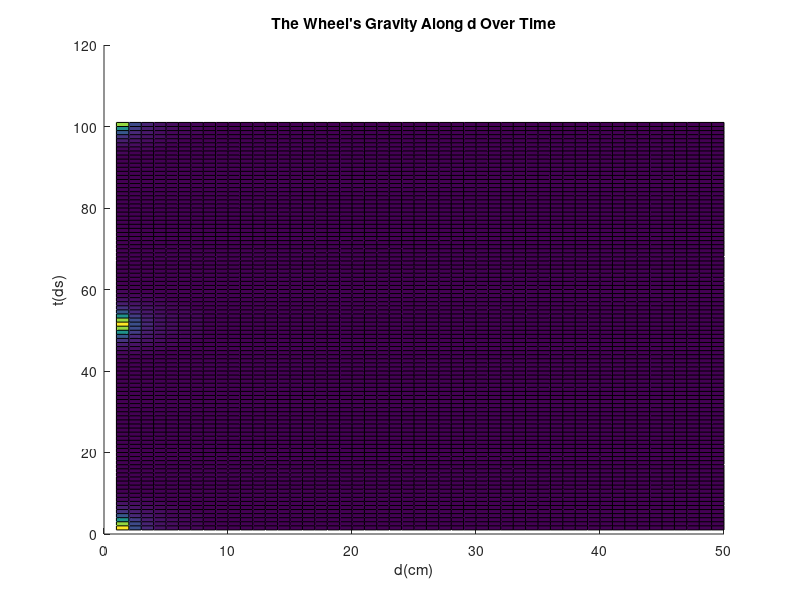

Reproduce this figure in MATLAB.
clear
close all
clc

%define masses (kg)
m1=1000;
m2=1000;

%gravity constant
G=6.67430E-11;

%define rotation period (s)
T=1;

%define rotation frequency (Hz)
f=1/T;

%define measurement time (s)
t=[0:0.01:1];

%define distance from COM of both masses (in starting config) (m)
d=[0.51:0.01:1];

hold on

for i=1:size(t,2)
    for k=1:size(d,2)
    %define distance to point from masses as function of time (m)
    r1=d(k)+0.5*cos(2*pi*f*t(i));
    r2=d(k)-0.5*cos(2*pi*f*t(i));
    
    %calculating forces from m1 & m2 on point
    F1(k)=G*m1*m2/(r1^2);
    F2(k)=G*m1*m2/(r2^2);
       
    %total force
    F(i,k)=F1(k)+F2(k);
    end   
end

%plot gravity fluctuations over time
surf(F)

% legend('closest','next closest','etc')
xlabel('d(cm)')
ylabel('t(ds)')
zlabel('|F|\times 10^{-11}(N)')
title('The Wheel''s Gravity Along d Over Time')
